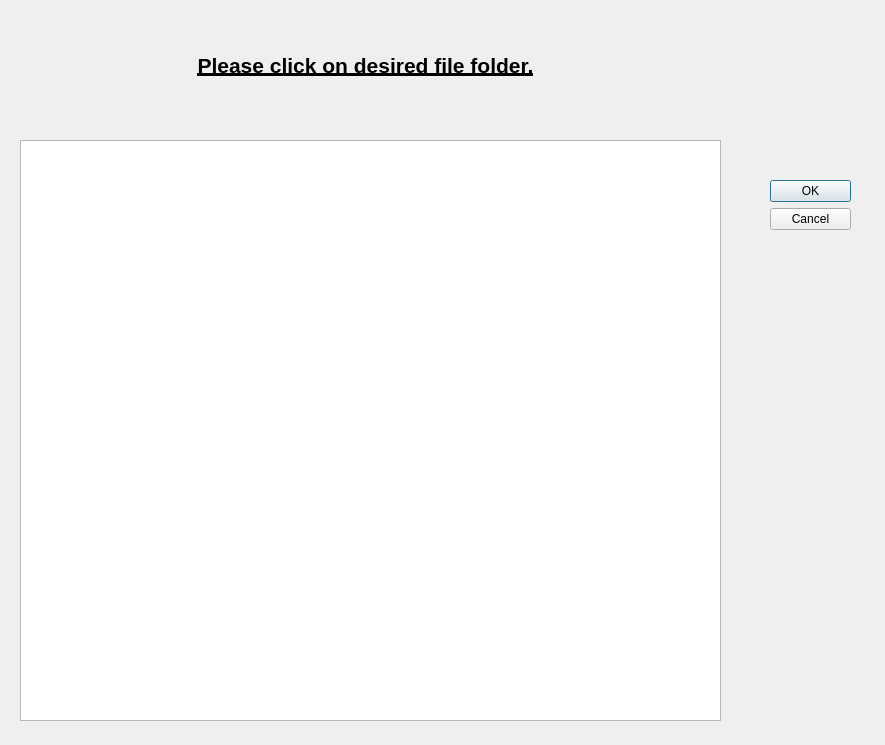
<?xml version="1.0" encoding="UTF-8"?>
<ui version="4.0">
 <class>fileDialog</class>
 <widget class="QDialog" name="fileDialog">
  <property name="geometry">
   <rect>
    <x>0</x>
    <y>0</y>
    <width>885</width>
    <height>745</height>
   </rect>
  </property>
  <property name="windowTitle">
   <string>Dialog</string>
  </property>
  <widget class="QDialogButtonBox" name="buttonBox">
   <property name="geometry">
    <rect>
     <x>770</x>
     <y>180</y>
     <width>81</width>
     <height>241</height>
    </rect>
   </property>
   <property name="orientation">
    <enum>Qt::Vertical</enum>
   </property>
   <property name="standardButtons">
    <set>QDialogButtonBox::Cancel|QDialogButtonBox::Ok</set>
   </property>
  </widget>
  <widget class="QTreeView" name="path_treeView">
   <property name="geometry">
    <rect>
     <x>20</x>
     <y>140</y>
     <width>701</width>
     <height>581</height>
    </rect>
   </property>
  </widget>
  <widget class="QLabel" name="label">
   <property name="geometry">
    <rect>
     <x>10</x>
     <y>10</y>
     <width>711</width>
     <height>111</height>
    </rect>
   </property>
   <property name="font">
    <font>
     <pointsize>16</pointsize>
     <weight>75</weight>
     <bold>true</bold>
     <underline>true</underline>
    </font>
   </property>
   <property name="text">
    <string>Please click on desired file folder.</string>
   </property>
   <property name="alignment">
    <set>Qt::AlignCenter</set>
   </property>
  </widget>
 </widget>
 <resources/>
 <connections>
  <connection>
   <sender>buttonBox</sender>
   <signal>rejected()</signal>
   <receiver>fileDialog</receiver>
   <slot>reject()</slot>
   <hints>
    <hint type="sourcelabel">
     <x>316</x>
     <y>260</y>
    </hint>
    <hint type="destinationlabel">
     <x>286</x>
     <y>274</y>
    </hint>
   </hints>
  </connection>
  <connection>
   <sender>buttonBox</sender>
   <signal>accepted()</signal>
   <receiver>fileDialog</receiver>
   <slot>accept()</slot>
   <hints>
    <hint type="sourcelabel">
     <x>248</x>
     <y>254</y>
    </hint>
    <hint type="destinationlabel">
     <x>157</x>
     <y>274</y>
    </hint>
   </hints>
  </connection>
 </connections>
</ui>
